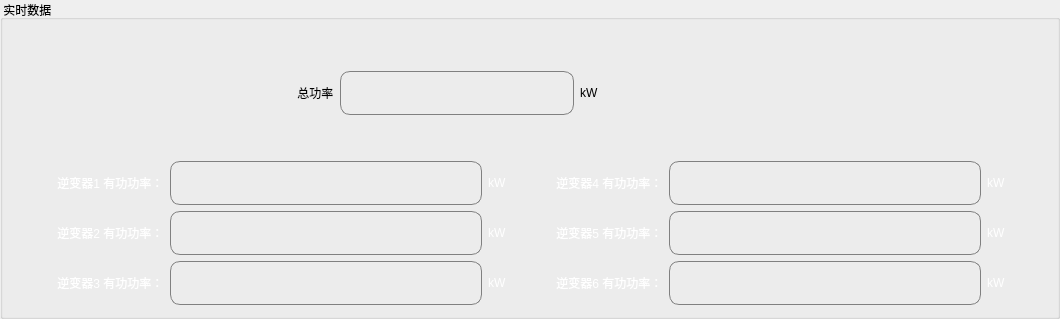
                   <widget class="QGroupBox" name="groupBox_2">
                    <property name="title">
                     <string> 实时数据</string>
                    </property>
                    <layout class="QGridLayout" name="gridLayout_5">
                     <item row="0" column="0">
                      <layout class="QVBoxLayout" name="verticalLayout_5" stretch="0,0,0,1">
                       <item>
                        <spacer name="verticalSpacer_4">
                         <property name="orientation">
                          <enum>Qt::Vertical</enum>
                         </property>
                         <property name="sizeHint" stdset="0">
                          <size>
                           <width>20</width>
                           <height>40</height>
                          </size>
                         </property>
                        </spacer>
                       </item>
                       <item>
                        <layout class="QHBoxLayout" name="horizontalLayout_21" stretch="3,3,4,1">
                         <item>
                          <spacer name="horizontalSpacer_2">
                           <property name="orientation">
                            <enum>Qt::Horizontal</enum>
                           </property>
                           <property name="sizeHint" stdset="0">
                            <size>
                             <width>40</width>
                             <height>20</height>
                            </size>
                           </property>
                          </spacer>
                         </item>
                         <item>
                          <layout class="QHBoxLayout" name="horizontalLayout_15">
                           <item>
                            <widget class="QLabel" name="label_17">
                             <property name="text">
                              <string> 总功率</string>
                             </property>
                            </widget>
                           </item>
                           <item>
                            <widget class="QLineEdit" name="lineEdit_p">
                             <property name="styleSheet">
                              <string notr="true">background-color: rgba(255, 255, 255, 0);
color: rgb(255, 255, 255);
border-radius:10px;border: 1px solid gray;font-size:35px;</string>
                             </property>
                             <property name="readOnly">
                              <bool>true</bool>
                             </property>
                            </widget>
                           </item>
                          </layout>
                         </item>
                         <item>
                          <widget class="QLabel" name="label_36">
                           <property name="text">
                            <string>kW</string>
                           </property>
                          </widget>
                         </item>
                         <item>
                          <spacer name="horizontalSpacer">
                           <property name="orientation">
                            <enum>Qt::Horizontal</enum>
                           </property>
                           <property name="sizeHint" stdset="0">
                            <size>
                             <width>40</width>
                             <height>20</height>
                            </size>
                           </property>
                          </spacer>
                         </item>
                        </layout>
                       </item>
                       <item>
                        <spacer name="verticalSpacer_5">
                         <property name="orientation">
                          <enum>Qt::Vertical</enum>
                         </property>
                         <property name="sizeHint" stdset="0">
                          <size>
                           <width>20</width>
                           <height>40</height>
                          </size>
                         </property>
                        </spacer>
                       </item>
                       <item>
                        <layout class="QHBoxLayout" name="horizontalLayout_2" stretch="0,0,0,0,0">
                         <item>
                          <spacer name="horizontalSpacer_32">
                           <property name="orientation">
                            <enum>Qt::Horizontal</enum>
                           </property>
                           <property name="sizeHint" stdset="0">
                            <size>
                             <width>40</width>
                             <height>20</height>
                            </size>
                           </property>
                          </spacer>
                         </item>
                         <item>
                          <layout class="QVBoxLayout" name="verticalLayout_9">
                           <item>
                            <layout class="QHBoxLayout" name="horizontalLayout_31">
                             <item>
                              <widget class="QLabel" name="label_78">
                               <property name="styleSheet">
                                <string notr="true">color: rgb(255, 255, 255);</string>
                               </property>
                               <property name="text">
                                <string> 逆变器1 有功功率：</string>
                               </property>
                              </widget>
                             </item>
                             <item>
                              <widget class="QLineEdit" name="lineEdit_1">
                               <property name="styleSheet">
                                <string notr="true">background-color: rgba(255, 255, 255, 0);
color: rgb(255, 255, 255);
border-radius:10px;border: 1px solid gray;font-size:35px;</string>
                               </property>
                               <property name="text">
                                <string/>
                               </property>
                               <property name="readOnly">
                                <bool>true</bool>
                               </property>
                              </widget>
                             </item>
                             <item>
                              <widget class="QLabel" name="label_79">
                               <property name="styleSheet">
                                <string notr="true">color: rgb(255, 255, 255);</string>
                               </property>
                               <property name="text">
                                <string>kW</string>
                               </property>
                              </widget>
                             </item>
                            </layout>
                           </item>
                           <item>
                            <layout class="QHBoxLayout" name="horizontalLayout_32">
                             <item>
                              <widget class="QLabel" name="label_80">
                               <property name="styleSheet">
                                <string notr="true">color: rgb(255, 255, 255);</string>
                               </property>
                               <property name="text">
                                <string> 逆变器2 有功功率：</string>
                               </property>
                              </widget>
                             </item>
                             <item>
                              <widget class="QLineEdit" name="lineEdit_2">
                               <property name="styleSheet">
                                <string notr="true">background-color: rgba(255, 255, 255, 0);
color: rgb(255, 255, 255);
border-radius:10px;border: 1px solid gray;font-size:35px;</string>
                               </property>
                               <property name="text">
                                <string/>
                               </property>
                               <property name="readOnly">
                                <bool>true</bool>
                               </property>
                              </widget>
                             </item>
                             <item>
                              <widget class="QLabel" name="label_81">
                               <property name="styleSheet">
                                <string notr="true">color: rgb(255, 255, 255);</string>
                               </property>
                               <property name="text">
                                <string>kW</string>
                               </property>
                              </widget>
                             </item>
                            </layout>
                           </item>
                           <item>
                            <layout class="QHBoxLayout" name="horizontalLayout_44">
                             <item>
                              <widget class="QLabel" name="label_82">
                               <property name="styleSheet">
                                <string notr="true">color: rgb(255, 255, 255);</string>
                               </property>
                               <property name="text">
                                <string> 逆变器3 有功功率：</string>
                               </property>
                              </widget>
                             </item>
                             <item>
                              <widget class="QLineEdit" name="lineEdit_3">
                               <property name="styleSheet">
                                <string notr="true">background-color: rgba(255, 255, 255, 0);
color: rgb(255, 255, 255);
border-radius:10px;border: 1px solid gray;font-size:35px;</string>
                               </property>
                               <property name="readOnly">
                                <bool>true</bool>
                               </property>
                              </widget>
                             </item>
                             <item>
                              <widget class="QLabel" name="label_83">
                               <property name="styleSheet">
                                <string notr="true">color: rgb(255, 255, 255);</string>
                               </property>
                               <property name="text">
                                <string>kW</string>
                               </property>
                              </widget>
                             </item>
                            </layout>
                           </item>
                          </layout>
                         </item>
                         <item>
                          <spacer name="horizontalSpacer_31">
                           <property name="orientation">
                            <enum>Qt::Horizontal</enum>
                           </property>
                           <property name="sizeHint" stdset="0">
                            <size>
                             <width>40</width>
                             <height>20</height>
                            </size>
                           </property>
                          </spacer>
                         </item>
                         <item>
                          <layout class="QVBoxLayout" name="verticalLayout_10">
                           <item>
                            <layout class="QHBoxLayout" name="horizontalLayout_45">
                             <item>
                              <widget class="QLabel" name="label_84">
                               <property name="styleSheet">
                                <string notr="true">color: rgb(255, 255, 255);</string>
                               </property>
                               <property name="text">
                                <string> 逆变器4 有功功率：</string>
                               </property>
                              </widget>
                             </item>
                             <item>
                              <widget class="QLineEdit" name="lineEdit_4">
                               <property name="styleSheet">
                                <string notr="true">background-color: rgba(255, 255, 255, 0);
color: rgb(255, 255, 255);
border-radius:10px;border: 1px solid gray;font-size:35px;</string>
                               </property>
                               <property name="readOnly">
                                <bool>true</bool>
                               </property>
                              </widget>
                             </item>
                             <item>
                              <widget class="QLabel" name="label_85">
                               <property name="styleSheet">
                                <string notr="true">color: rgb(255, 255, 255);</string>
                               </property>
                               <property name="text">
                                <string>kW</string>
                               </property>
                              </widget>
                             </item>
                            </layout>
                           </item>
                           <item>
                            <layout class="QHBoxLayout" name="horizontalLayout_46">
                             <item>
                              <widget class="QLabel" name="label_86">
                               <property name="styleSheet">
                                <string notr="true">color: rgb(255, 255, 255);</string>
                               </property>
                               <property name="text">
                                <string> 逆变器5 有功功率：</string>
                               </property>
                              </widget>
                             </item>
                             <item>
                              <widget class="QLineEdit" name="lineEdit_5">
                               <property name="styleSheet">
                                <string notr="true">background-color: rgba(255, 255, 255, 0);
color: rgb(255, 255, 255);
border-radius:10px;border: 1px solid gray;font-size:35px;</string>
                               </property>
                               <property name="readOnly">
                                <bool>true</bool>
                               </property>
                              </widget>
                             </item>
                             <item>
                              <widget class="QLabel" name="label_87">
                               <property name="styleSheet">
                                <string notr="true">color: rgb(255, 255, 255);</string>
                               </property>
                               <property name="text">
                                <string>kW</string>
                               </property>
                              </widget>
                             </item>
                            </layout>
                           </item>
                           <item>
                            <layout class="QHBoxLayout" name="horizontalLayout_47">
                             <item>
                              <widget class="QLabel" name="label_88">
                               <property name="styleSheet">
                                <string notr="true">color: rgb(255, 255, 255);</string>
                               </property>
                               <property name="text">
                                <string> 逆变器6 有功功率：</string>
                               </property>
                              </widget>
                             </item>
                             <item>
                              <widget class="QLineEdit" name="lineEdit_6">
                               <property name="styleSheet">
                                <string notr="true">background-color: rgba(255, 255, 255, 0);
color: rgb(255, 255, 255);
border-radius:10px;border: 1px solid gray;font-size:35px;</string>
                               </property>
                               <property name="readOnly">
                                <bool>true</bool>
                               </property>
                              </widget>
                             </item>
                             <item>
                              <widget class="QLabel" name="label_89">
                               <property name="styleSheet">
                                <string notr="true">color: rgb(255, 255, 255);</string>
                               </property>
                               <property name="text">
                                <string>kW</string>
                               </property>
                              </widget>
                             </item>
                            </layout>
                           </item>
                          </layout>
                         </item>
                         <item>
                          <spacer name="horizontalSpacer_33">
                           <property name="orientation">
                            <enum>Qt::Horizontal</enum>
                           </property>
                           <property name="sizeHint" stdset="0">
                            <size>
                             <width>40</width>
                             <height>20</height>
                            </size>
                           </property>
                          </spacer>
                         </item>
                        </layout>
                       </item>
                      </layout>
                     </item>
                    </layout>
                   </widget>
